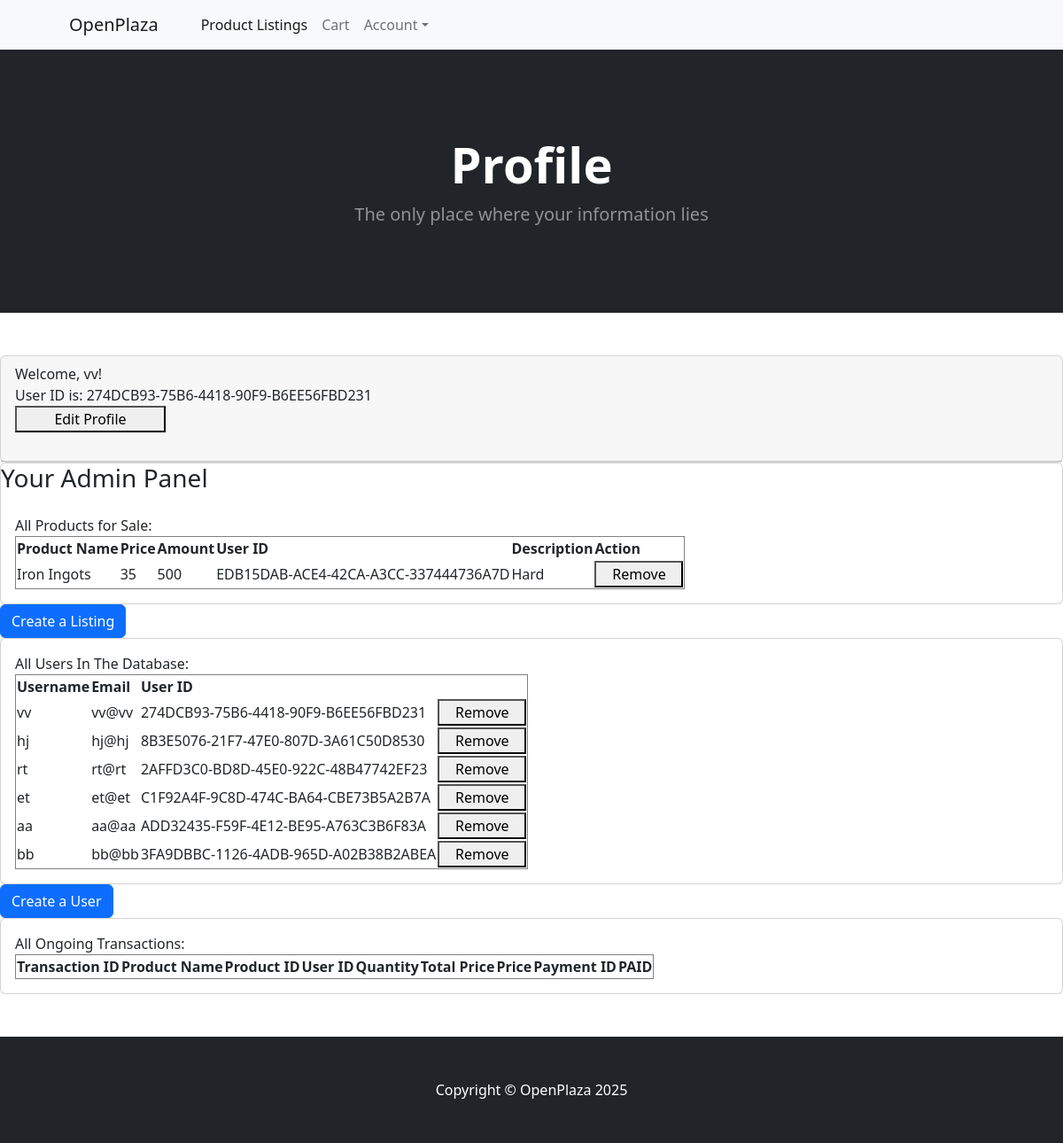
The page /profile.php (signed in) on the database its author committed.
### tables this page shows
CREATE TABLE `products` (
  `ProductName` text NOT NULL,
  `ProductID` int(11) NOT NULL,
  `UserID` varchar(255) NOT NULL,
  `Amount` int(11) NOT NULL,
  `Description` text NOT NULL,
  `Price` int(11) NOT NULL,
  `ImagePath` varchar(255) NOT NULL
);

CREATE TABLE `users` (
  `Username` text NOT NULL,
  `Email` text NOT NULL,
  `Password` text NOT NULL,
  `UserID` varchar(36) NOT NULL,
  `VendorID` varchar(255) NOT NULL,
  `AdminID` varchar(255) NOT NULL
);

### profile.php (the view, shortened to what this page needs)
<!DOCTYPE html>
<html lang="en">
    <head>
        <link href="https://cdn.jsdelivr.net/npm/bootstrap-icons@1.5.0/font/bootstrap-icons.css" rel="stylesheet" />
        <link href="styles.css" rel="stylesheet" />
    </head>
    <body>
        <nav class="navbar navbar-expand-lg navbar-light bg-light">
            <div class="container px-4 px-lg-5">
                <a class="navbar-brand" href="#!">OpenPlaza</a>
                <div class="collapse navbar-collapse" id="navbarSupportedContent">
                    <ul class="navbar-nav me-auto mb-2 mb-lg-0 ms-lg-4">
                        <li class="nav-item"><a class="nav-link active" href="product_listings.php">Product Listings</a></li>
                        <li class="nav-item"><a class="nav-link" href="cart.php">Cart</a></li>
                        <li class="nav-item dropdown">
                            <a class="nav-link dropdown-toggle" id="navbarDropdown" href="#" role="button" data-bs-toggle="dropdown" aria-expanded="false">Account</a>
                        </li>
                    </ul>
                </div>
            </div>
        </nav>
        <header class="bg-dark py-5">
            <div class="container px-4 px-lg-5 my-5">
                <div class="text-center text-white">
                    <h1 class="display-4 fw-bolder">Profile</h1>
                    <p class="lead fw-normal text-white-50 mb-0">The only place where your information lies</p>
                </div>
            </div>
        </header>
        <section class="py-5">
        <div class = "card">
            <div class = "card-header">
                Welcome, <?php echo $_SESSION["Username"] ?>!<br>
                User ID is: <?php echo $_SESSION["UserID"] ?><br>
                <form action="profile_edit_entry.php" method="post">
                        <button style="height:30px; width:170px" input type="submit" name="UserID" value="<?= htmlspecialchars($row['UserID']) ?>">Edit Profile</button></form><br>
            </div>
        </div>
<?php if(isset($_SESSION["AdminID"])) { ?>
        <div class = "card">
        <h3>Your Admin Panel</h3>
            <div class = "card-body">
                All Products for Sale:
                    <?php
                    $conn = mysqli_connect("localhost","root","","openplaza");
                    $result = mysqli_query($conn,"SELECT * FROM products LIMIT 50");
                    $data = $result->fetch_all(MYSQLI_ASSOC);
                    ?>
                    <table border="1">
                    <tr>
                        <th>Product Name</th>
                        <th>Price</th>
                        <th>Amount</th>
                        <th>User ID</th>
                        <th>Description</th>
                        <th>Action</th>
                    </tr>
                    <?php foreach($data as $row): ?>
                    <tr>
                        <td><?= htmlspecialchars($row['ProductName']) ?></td>
                        <td><?= htmlspecialchars($row['Price']) ?></td>
                        <td><?= htmlspecialchars($row['Amount']) ?></td>
                        <td><?= htmlspecialchars($row['UserID']) ?></td>
                        <td><?= htmlspecialchars($row['Description']) ?></td>
                        <td><form action="remove_product.php" method="post">
                            <button style="height:30px; width:100px" input type="submit" name="ProductID" value="<?= htmlspecialchars($row['ProductID']) ?>">Remove</button></form></td>
                        </tr>
                    <?php endforeach ?>
                    </table>
            </div>
        </div>
        <div class = "card-footer">
            <button type = "button" class = "btn btn-primary" data-bs-toggle="modal" data-bs-target="#myModal1">
                Create a Listing
            </button>
        </div>
        <div class = "card">
            <div class = "card-body">
                All Users In The Database:
                    <?php
                    $conn = mysqli_connect("localhost","root","","openplaza");
                    $result = mysqli_query($conn,"SELECT * FROM users LIMIT 50");
                    $data = $result->fetch_all(MYSQLI_ASSOC);
                    ?>
                    <table border="1">
                    <tr>
                        <th>Username</th>
                        <th>Email</th>
                        <th>User ID</th>
                    </tr>
                    <?php foreach($data as $row): ?>
                    <tr>
                        <td><?= htmlspecialchars($row['Username']) ?></td>
                        <td><?= htmlspecialchars($row['Email']) ?></td>
                        <td><?= htmlspecialchars($row['UserID']) ?></td>
                        <td><form action="user_remove.php" method="post">
                            <button style="height:30px; width:100px" input type="submit" name="UserID" value="<?= htmlspecialchars($row['UserID']) ?>">Remove</button></form></td>
                        </tr>
                    <?php endforeach ?>
                    </table>
            </div>
        </div>
        <div class = "card-footer">
            <button type = "button" class = "btn btn-primary" data-bs-toggle="modal" data-bs-target="#myModal2">
                Create a User
            </button>
        </div>
        <div class = "card">
            <div class = "card-body">
                All Ongoing Transactions:
                    <table border="1">
                    <tr>
                        <th>Transaction ID</th>
                        <th>Product Name</th>
                        <th>Product ID</th>
                        <th>User ID</th>
                        <th>Quantity</th>
                        <th>Total Price</th>
                        <th>Price</th>
                        <th>Payment ID</th>
                        <th>PAID</th>
                    </tr>
                    </table>
            </div>
        </div>
<?php } ?>
        </section>
        <footer class="py-5 bg-dark">
            <div class="container"><p class="m-0 text-center text-white">Copyright &copy; OpenPlaza 2025</p></div>
        </footer>
    </body>
</html>

### rows shown on the page
products: ProductName "Iron Ingots", Price "35", Amount "500", UserID "EDB15DAB-ACE4-42CA-A3CC-337444736A7D", Description "Hard", $row['ProductID'] 1 (drawn)
users: Username "vv", Email "vv@vv", UserID "274DCB93-75B6-4418-90F9-B6EE56FBD231"
users: Username "hj", Email "hj@hj", UserID "8B3E5076-21F7-47E0-807D-3A61C50D8530"
users: Username "rt", Email "rt@rt", UserID "2AFFD3C0-BD8D-45E0-922C-48B47742EF23"
users: Username "et", Email "et@et", UserID "C1F92A4F-9C8D-474C-BA64-CBE73B5A2B7A"
users: Username "aa", Email "aa@aa", UserID "ADD32435-F59F-4E12-BE95-A763C3B6F83A"
users: Username "bb", Email "bb@bb", UserID "3FA9DBBC-1126-4ADB-965D-A02B38B2ABEA"

### other values the page prints
$_SESSION["Username"] "vv"
$_SESSION["UserID"] "274DCB93-75B6-4418-90F9-B6EE56FBD231"
